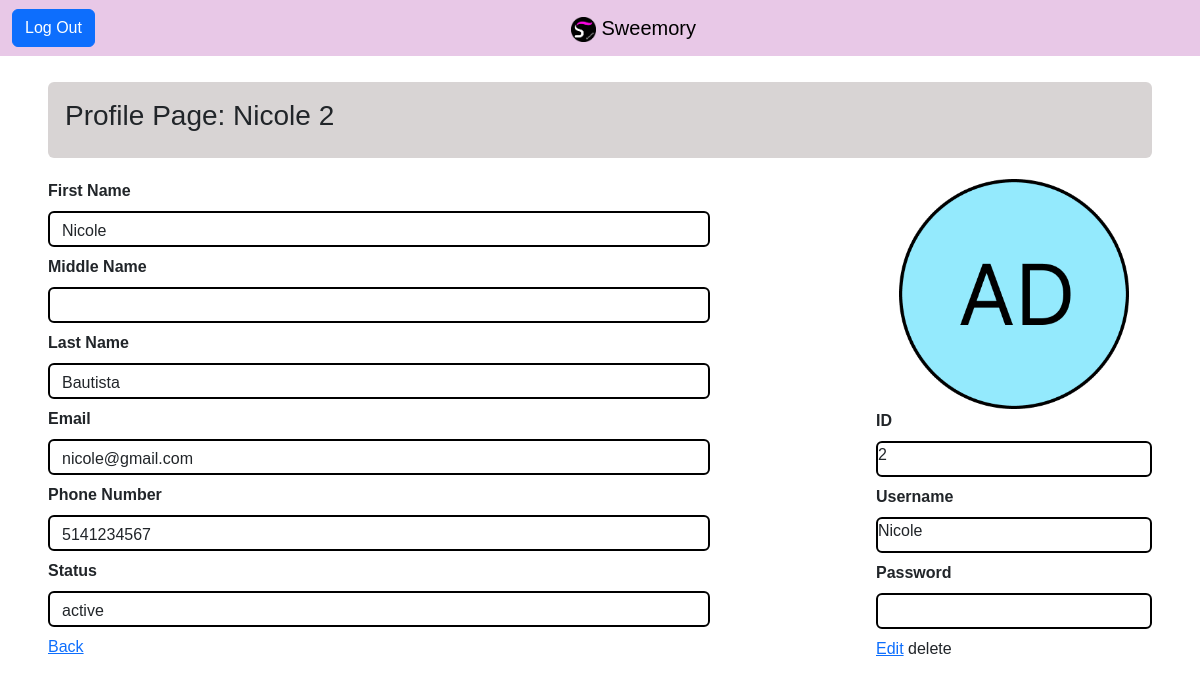
Screenshot of /ITspecialist/userDetails/2 (signed in) with the database file from the repository.
### tables this page shows
CREATE TABLE `profile` (
  `user_id` int(11) NOT NULL,
  `first_name` varchar(50) NOT NULL,
  `middle_name` varchar(50) NOT NULL,
  `last_name` varchar(50) NOT NULL,
  `email` varchar(80) NOT NULL,
  `phone_number` varchar(10) NOT NULL,
  `status` varchar(8) NOT NULL
);

CREATE TABLE `user` (
  `user_id` int(11) NOT NULL,
  `user_type` varchar(12) NOT NULL,
  `username` varchar(50) NOT NULL,
  `password_hash` varchar(72) NOT NULL
);

### app/core/Controller.php (called while the page is built, shortened)
<?php
class Controller
{
    function view($name, $data = [])
    {
        include('app/views/' . $name . '.php');
    }
}

### app/core/App.php (called while the page is built, shortened)
<?php
class App
{
    public function __construct()
    {
        $request = $this->parseUrl($_GET['url'] ?? '');
        $method = 'index';
        if (file_exists('app/controllers/' . $request[0] . '.php'))
        {
            unset($request[0]);
        }
        $controller = new $controller;
        if (isset($request[1]) && method_exists($controller, $request[1]))
        {
            $method = $request[1];
            unset($request[1]);
        }
        $params = array_values($request);
        call_user_func_array([$controller, $method], $params);
    }
    function parseUrl($url)
    {
        return explode('/', trim($url, '/'));
    }
}

### index.php (called while the page is built, shortened)
<?php
new app\core\App;

### app/models/User.php (called while the page is built, shortened)
<?php
class User extends \app\core\Model
{
	public function getUserInfo($user_id)
	{
		$SQL = "SELECT p.status, u.user_id, u.user_type,  u.username, p.first_name, p.middle_name, p.last_name, p.email, p.phone_number
			FROM user u
			LEFT JOIN profile p ON u.user_id = p.user_id
			WHERE u.user_id=:user_id";
		$STH = self::$connection->prepare($SQL);
		$data = [
			'user_id'=>$user_id
		];
		$STH->execute($data);
		$STH->setFetchMode(\PDO::FETCH_CLASS, 'app\\models\\User');
		return $STH->fetch();
	}
}

### app/views/ITspecialist/userDetails.php (the view, shortened to what this page needs)
<div class="userDetails">
    <div class="alert" style="background-color: rgb(216,212,212);">
  		<h3>Profile Page: <?= $data->username ?> <?= $data->user_id ?></h3>
    </div>
    <dl class="dl-viewUserDetails" style="">
      	<div class="" style="flex: 70%; " >
	            	<dt class="dt-label"> <?= _('First Name')?> </dt>
	            	<dd class="dd-left"><?= $data->first_name ?></dd>
	            	<dt class="dt-label"><?=_('Middle Name')?></dt>
	            	<dd class="dd-left"><?= $data->middle_name ?></dd>
	            	<dt class="dt-label"><?=_('Last Name')?></dt>
	            	<dd class="dd-left"><?= $data->last_name ?></dd>
	            	<dt class="dt-label"><?=_('Email')?></dt>
	            	<dd class="dd-left"><?= $data->email?></dd>
	            	<dt class="dt-label"><?=_('Phone Number')?></dt>
	            	<dd class="dd-left"><?= $data->phone_number ?></dd>
	            	<dt  class="dt-label"><?=_('Status')?></dt>
	            	<dd  class="dd-left"><?= $data->status ?></dd>
          	<div class="col-4">
	        	<a href="/ITspecialist/index" type="submit" class="btn-userDetails"><?=_('Back')?></a>
		  	</div>
		</div>
		<div class="" style="flex: 20%;" >
			<div style=" border-radius: 100%; height: 230px;" align="center">
				<?php
					if($data->user_type == 'admin'){
						echo "<img src='/images/adminImage.png' style='height: 230px;'>";
					}else{
						echo "<img src='/images/employeeImage.png' style='height: 230px;'>";
					}
				?>
			</div>
			<div style="" >
				<div style=" " >
	        		<dt class="dt-label " style=""><?=_('ID')?></dt>
	        		<dd class="dd-right" style=""><?= $data->user_id ?></dd>
	        	</div>
	        	<div >
	        		<dt class="dt-label"><?=_('Username')?></dt>
	        		<dd class="dd-right"><?= $data->username?></dd>
	        	</div>
	        	<div >
	        		<dt  class="dt-label"><?=_('Password')?></dt>
	        		<dd  class="dd-right"><?= $data->password_hash ?></dd>
	        	</div>
	        </div>
          	<div class="">
            	<a  href="/ITspecialist/edit/<?= $data->user_id ?>" class="btn-userDetails"><?=_('Edit')?></a>
	            <a style="" onclick="openNav()">delete</a>
          	</div>
		</div>
    </dl>
</div>

### css/main.css (style rules this page uses)
body { background-color: #FFFFFF; font-family: 'Ubuntu', sans-serif; position: relative; top: 50px; }

### css/IT.css (style rules this page uses)
.userDetails { padding-left: 3rem; padding-right: 3rem; padding-top: 2rem; }
.dl-viewUserDetails { display: flex; padding-top: 5px; }
.dt-label { margin-bottom: .5rem; }
.dd-left { display: block; width: 80%; height: 36px; padding: .375rem .75rem; font-size: 1rem; font-weight: 400; line-height: 1.5; background-color: #ffff; background-clip: padding-box; appearance: none; border: 2px solid black; border-radius: .375rem; }
.dd-right { height: 36px; font-size: 1rem; font-weight: 400; line-height: 1.5; background-color: #ffff; background-clip: padding-box; appearance: none; border: 2px solid black; border-radius: .375rem; }

### rows the page displays
profile: user_id.username "Nicole", user_id.user_id "2", first_name "Nicole", last_name "Bautista", email "nicole@gmail.com", phone_number "5141234567", status "active"

### other values shown
_('First Name') "First Name"
_('Middle Name') "Middle Name"
_('Last Name') "Last Name"
_('Email') "Email"
_('Phone Number') "Phone Number"
_('Status') "Status"
_('Back') "Back"
_('ID') "ID"
_('Username') "Username"
_('Password') "Password"
_('Edit') "Edit"
